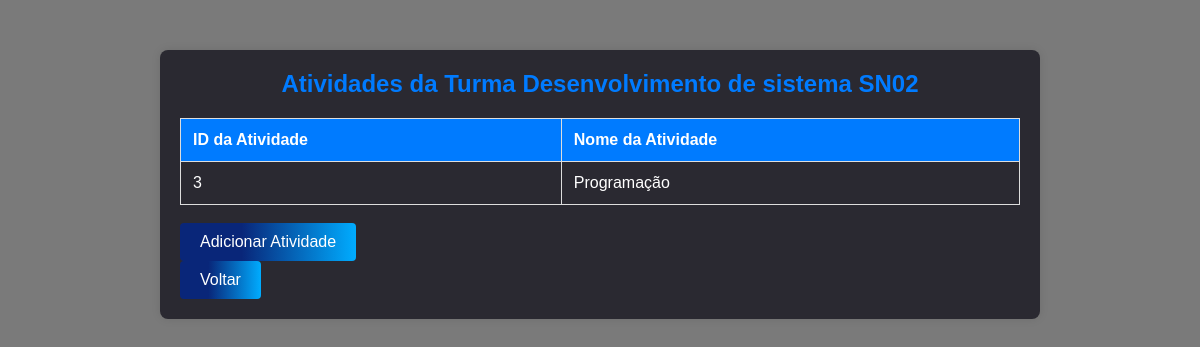
Page /saep/visualizar_cliente.php?turma_id=11 (signed in) on the committed database.
### tables this page shows
CREATE TABLE `turma` (
  `id` int(11) NOT NULL,
  `nome` varchar(100) NOT NULL,
  `qtd_aluno` varchar(16) DEFAULT NULL,
  `professor_id` int(11) DEFAULT NULL
);

CREATE TABLE `atividade` (
  `id` int(11) NOT NULL,
  `id_turma` int(11) DEFAULT NULL,
  `nome` varchar(100) NOT NULL
);

### saep/visualizar_cliente.php (the view, shortened to what this page needs)
<?php
include 'conexao.php';
$id_turma = $_GET['turma_id'];
$sql_turma = "SELECT * FROM turma WHERE id = $id_turma";
$resultado_turma = $conn->query($sql_turma);
$turma = $resultado_turma->fetch_assoc();
$sql_atividades = "SELECT * FROM atividade WHERE id_turma = $id_turma";
$resultado_atividades = $conn->query($sql_atividades);
if ($resultado_atividades->num_rows > 0) {
    $atividades = $resultado_atividades->fetch_all(MYSQLI_ASSOC);
} else {
    $atividades = array();
}
?>
<!DOCTYPE html>
<html lang="pt-br">
<head>
    <link rel="stylesheet" href="vizualizar.css">
</head>
<body>
<div class="container">
    <h2>Atividades da Turma <?php echo $turma['nome']; ?></h2>
    <table>
        <tr>
            <th>ID da Atividade</th>
            <th>Nome da Atividade</th>
        </tr>
        <?php
        foreach ($atividades as $atividade) {
            echo '<tr>';
            echo '<td>' . $atividade['id'] . '</td>';
            echo '<td>' . $atividade['nome'] . '</td>';
            echo '</tr>';
        }
        ?>
    </table>
    <br>
    <a href="adicionar_atividade.php?turma_id=<?php echo $id_turma; ?>" class="botao">Adicionar Atividade</a>
    <br>
    <a href="tela_gerente.php" class="botao">Voltar</a>
</div>
</body>
</html>

### saep/vizualizar.css (style rules this page uses)
body { font-family: Arial, sans-serif; background-color: #7A7A7A; margin: 0; padding: 0; }
.container { background-color: #2A2931; padding: 20px; border-radius: 8px; box-shadow: 0 0 10px rgba(0, 0, 0, 0.1); width: 70%; margin: 50px auto; }
h2 { text-align: center; color: #007bff; }
table { width: 100%; border-collapse: collapse; margin-top: 20px; }
th, td { border: 1px solid #ddd; padding: 12px; text-align: left; color: #fff; background-color: #2A2931; }
th { background-color: #007bff; color: #fff; }
button, a.botao { display: inline-block; background: rgb(9, 38, 121); background: linear-gradient(90deg, rgba(9, 38, 121, 1) 35%, rgba(0, 172, 255, 1) 100%); color: #fff; padding: 10px 20px; border: none; border-radius: 4px; cursor: pointer; text-decoration: none; text-align: center; }
a { color: #007bff; }
h2, .sair { margin: 0; }

### rows in the picture
turma: nome "Desenvolvimento de sistema SN02"
atividade: id "3", nome "Programação"
